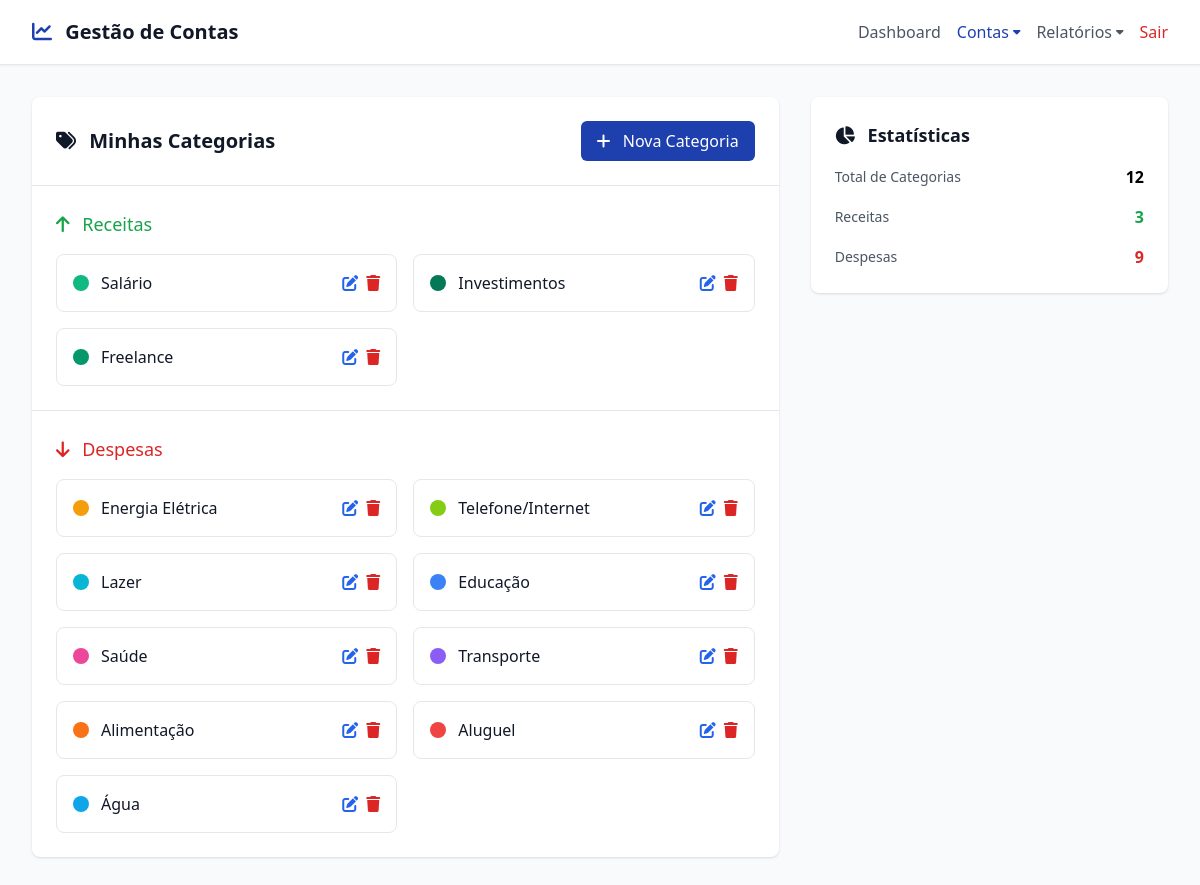
The app's page /categories.php (signed in) with its own data.
### tables this page shows
CREATE TABLE categories (
    id INT AUTO_INCREMENT PRIMARY KEY,
    user_id INT NOT NULL,
    name VARCHAR(50) NOT NULL,
    type ENUM('receita', 'despesa') NOT NULL,
    color VARCHAR(7) DEFAULT '#3B82F6',
    created_at TIMESTAMP DEFAULT CURRENT_TIMESTAMP,
    FOREIGN KEY (user_id) REFERENCES users(id) ON DELETE CASCADE,
    UNIQUE KEY unique_user_category (user_id, name)
);

### models/Category.php (called while the page is built, shortened)
<?php
class Category {
    private $pdo;
    public function __construct($pdo) {
        $this->pdo = $pdo;
    }
    public function userExists($userId) {
        $stmt = $this->pdo->prepare('SELECT COUNT(*) FROM users WHERE id = ?');
        $stmt->execute([$userId]);
        return $stmt->fetchColumn() > 0;
    }
    public function getByUserId($userId) {
        if (!$this->userExists($userId)) {
            throw new Exception('Usuário não encontrado');
        }
        $stmt = $this->pdo->prepare('
            SELECT * FROM categories
            WHERE user_id = ?
            ORDER BY created_at DESC
        ');
        $stmt->execute([$userId]);
        return $stmt->fetchAll(PDO::FETCH_ASSOC);
    }
}

### categories.php (the view, shortened to what this page needs)
<?php
require_once 'models/Category.php';
$categoryModel = new Category($pdo);
$userId = $_SESSION['user_id'];
$action = $_GET['action'] ?? 'list';
$categoryId = $_GET['id'] ?? null;
$errors = [];
if ($action == 'list') {
    $categories = $categoryModel->getByUserId($userId);
} else if ($action == 'edit' && $categoryId) {
    $category = $categoryModel->getById($categoryId, $userId);
    if (!$category) {
        $action = 'list';
        $errors[] = 'Categoria não encontrada';
    }
}
?>
<!DOCTYPE html>
<html lang="pt-BR">
<head>
    <script src="https://cdn.tailwindcss.com"></script>
    <link href="https://cdnjs.cloudflare.com/ajax/libs/font-awesome/6.0.0/css/all.min.css" rel="stylesheet">
</head>
<body class="bg-gray-50">
    <?php require_once 'partials/header.php'; render_header('categories'); ?>
    <main class="max-w-7xl mx-auto px-4 sm:px-6 lg:px-8 py-8">
        <?php if ($action == 'list'): ?>
        <div class="grid grid-cols-1 lg:grid-cols-3 gap-8">
            <div class="lg:col-span-2">
                <div class="bg-white rounded-lg shadow">
                    <div class="p-6 border-b border-gray-200">
                        <div class="flex justify-between items-center">
                            <h2 class="text-xl font-semibold text-gray-900">
                                <i class="fas fa-tags mr-2"></i>
                                Minhas Categorias
                            </h2>
                            <a href="?action=add" class="bg-primary hover:bg-blue-700 text-white px-4 py-2 rounded-md transition-colors">
                                <i class="fas fa-plus mr-2"></i>
                                Nova Categoria
                            </a>
                        </div>
                    </div>
                    <div class="p-6">
                        <h3 class="text-lg font-medium text-green-600 mb-4">
                            <i class="fas fa-arrow-up mr-2"></i>
                            Receitas
                        </h3>
                        <div class="grid grid-cols-1 md:grid-cols-2 gap-4">
                            <?php
                            $revenueCategories = array_filter($categories, function($cat) { return $cat['type'] == 'receita'; });
                            if (empty($revenueCategories)):
                            ?>
                            <div class="col-span-2 text-center text-gray-500 py-8">
                                <i class="fas fa-inbox text-3xl mb-2"></i>
                                <p>Nenhuma categoria de receita encontrada</p>
                            </div>
                            <?php else: ?>
                            <?php foreach ($revenueCategories as $category): ?>
                            <div class="border border-gray-200 rounded-lg p-4 hover:shadow-md transition-shadow">
                                <div class="flex items-center justify-between">
                                    <div class="flex items-center">
                                        <div class="w-4 h-4 rounded-full mr-3" style="background-color: <?= htmlspecialchars($category['color']) ?>"></div>
                                        <div>
                                            <h4 class="font-medium text-gray-900"><?= htmlspecialchars($category['name']) ?></h4>
                                        </div>
                                    </div>
                                    <div class="flex space-x-2">
                                        <a href="?action=edit&id=<?= $category['id'] ?>"
                                           class="text-blue-600 hover:text-blue-800">
                                            <i class="fas fa-edit"></i>
                                        </a>
                                        <?php if (!isset($category['is_default']) || !$category['is_default']): ?>
                                        <form method="POST" class="inline" onsubmit="return confirm('Tem certeza que deseja excluir esta categoria?')">
                                            <button type="submit" class="text-red-600 hover:text-red-800">
                                                <i class="fas fa-trash"></i>
                                            </button>
                                        </form>
                                        <?php endif; ?>
                                    </div>
                                </div>
                            </div>
                            <?php endforeach; ?>
                            <?php endif; ?>
                        </div>
                    </div>
                    <div class="p-6 border-t border-gray-200">
                        <h3 class="text-lg font-medium text-red-600 mb-4">
                            <i class="fas fa-arrow-down mr-2"></i>
                            Despesas
                        </h3>
                        <div class="grid grid-cols-1 md:grid-cols-2 gap-4">
                            <?php
                            $expenseCategories = array_filter($categories, function($cat) { return $cat['type'] == 'despesa'; });
                            if (empty($expenseCategories)):
                            ?>
                            <div class="col-span-2 text-center text-gray-500 py-8">
                                <i class="fas fa-inbox text-3xl mb-2"></i>
                                <p>Nenhuma categoria de despesa encontrada</p>
                            </div>
                            <?php else: ?>
                            <?php foreach ($expenseCategories as $category): ?>
                            <div class="border border-gray-200 rounded-lg p-4 hover:shadow-md transition-shadow">
                                <div class="flex items-center justify-between">
                                    <div class="flex items-center">
                                        <div class="w-4 h-4 rounded-full mr-3" style="background-color: <?= htmlspecialchars($category['color']) ?>"></div>
                                        <div>
                                            <h4 class="font-medium text-gray-900"><?= htmlspecialchars($category['name']) ?></h4>
                                        </div>
                                    </div>
                                    <div class="flex space-x-2">
                                        <a href="?action=edit&id=<?= $category['id'] ?>"
                                           class="text-blue-600 hover:text-blue-800">
                                            <i class="fas fa-edit"></i>
                                        </a>
                                        <?php if (!isset($category['is_default']) || !$category['is_default']): ?>
                                        <form method="POST" class="inline" onsubmit="return confirm('Tem certeza que deseja excluir esta categoria?')">
                                            <button type="submit" class="text-red-600 hover:text-red-800">
                                                <i class="fas fa-trash"></i>
                                            </button>
                                        </form>
                                        <?php endif; ?>
                                    </div>
                                </div>
                            </div>
                            <?php endforeach; ?>
                            <?php endif; ?>
                        </div>
                    </div>
                </div>
            </div>
            <div class="space-y-6">
                <div class="bg-white rounded-lg shadow p-6">
                    <h3 class="text-lg font-semibold text-gray-900 mb-4">
                        <i class="fas fa-chart-pie mr-2"></i>
                        Estatísticas
                    </h3>
                    <div class="space-y-4">
                        <div class="flex justify-between items-center">
                            <span class="text-sm text-gray-600">Total de Categorias</span>
                            <span class="font-semibold"><?= count($categories) ?></span>
                        </div>
                        <div class="flex justify-between items-center">
                            <span class="text-sm text-gray-600">Receitas</span>
                            <span class="font-semibold text-green-600"><?= count($revenueCategories) ?></span>
                        </div>
                        <div class="flex justify-between items-center">
                            <span class="text-sm text-gray-600">Despesas</span>
                            <span class="font-semibold text-red-600"><?= count($expenseCategories) ?></span>
                        </div>
                    </div>
                </div>
            </div>
        </div>
        <?php endif; ?>
    </main>
</body>
</html>

### records on screen
categories: name "Salário"
categories: name "Investimentos"
categories: name "Freelance"
categories: name "Energia Elétrica"
categories: name "Telefone/Internet"
categories: name "Lazer"
categories: name "Educação"
categories: name "Saúde"
categories: name "Transporte"
categories: name "Alimentação"
categories: name "Aluguel"
categories: name "Água"

### other values on screen
APP_NAME "Gestão de Contas"
$item['label'] "Dashboard"
$item['label'] "Contas"
$item['label'] "Relatórios"
$item['label'] "Sair"
count($categories) "12"
count($revenueCategories) "3"
count($expenseCategories) "9"
